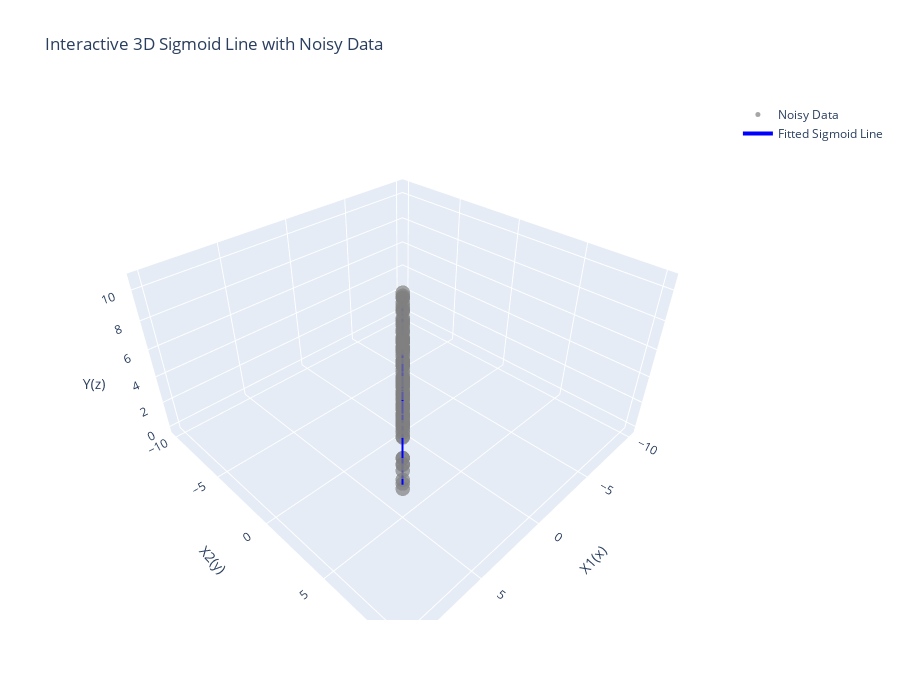

The notebook cell saved with this chart:
### Code cell
import plotly.graph_objs as go
import numpy as np

# Predict Y values for X1 and X2 using the fitted model (plot the line instead of surface)
Y_fitted_line = glm_two_variable.predict(X_two_vars)

# Create the 3D scatter plot for noisy data (X1, X2, Y_noisy)
scatter_data = go.Scatter3d(
    x=X1, y=X2, z=Y_noisy, 
    mode='markers',
    marker=dict(size=5, color='gray', opacity=0.7),
    name='Noisy Data'
)

# Create the 3D line plot for the fitted sigmoid model
line_data = go.Scatter3d(
    x=X1, y=X2, z=Y_fitted_line, 
    mode='lines',
    line=dict(color='blue', width=4),
    name='Fitted Sigmoid Line'
)

# Set up the layout for the plot
layout = go.Layout(
    title="Interactive 3D Sigmoid Line with Noisy Data",
    scene=dict(
        xaxis_title='X1(x)',
        yaxis_title='X2(y)',
        zaxis_title='Y(z)'
    ),
    autosize=True,
    width=900,
    height=700
)

# Create the figure
fig = go.Figure(data=[scatter_data, line_data], layout=layout)

# Show the plot
fig.show()
